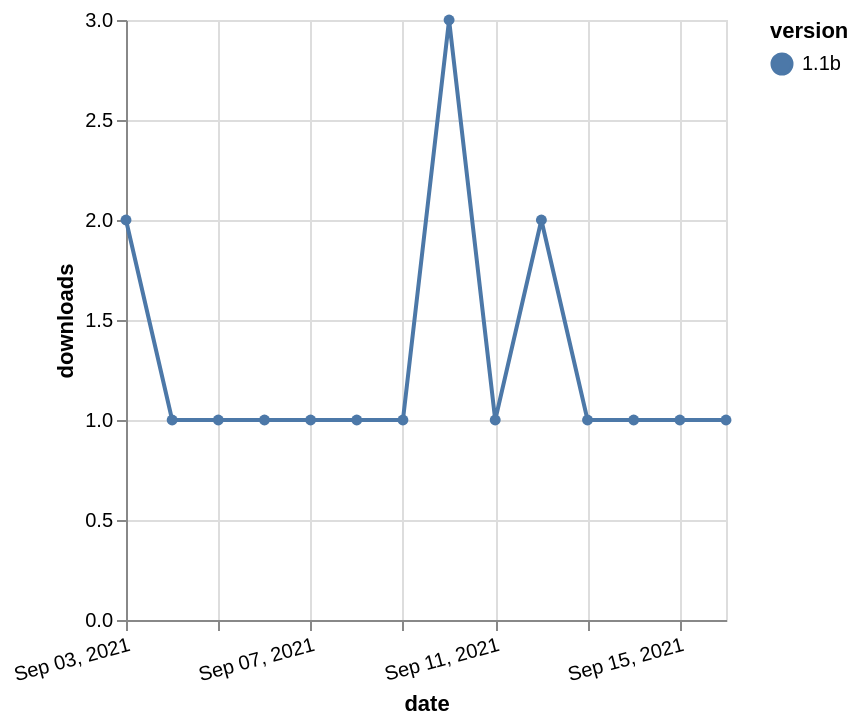

The specification (Vega-Lite) saved for this image:
### Vega-Lite specification from a JSON file in a GitHub repository (floating-point values rounded to 4 significant figures)
{"$schema": "https://vega.github.io/schema/vega-lite/v5.json", "description": "A simple bar chart with embedded data.", "data": {"values": [{"date": "2021-09-03", "total": 207, "delta": 2, "version": "1.1b"}, {"date": "2021-09-04", "total": 208, "delta": 1, "version": "1.1b"}, {"date": "2021-09-05", "total": 209, "delta": 1, "version": "1.1b"}, {"date": "2021-09-06", "total": 210, "delta": 1, "version": "1.1b"}, {"date": "2021-09-07", "total": 211, "delta": 1, "version": "1.1b"}, {"date": "2021-09-08", "total": 212, "delta": 1, "version": "1.1b"}, {"date": "2021-09-09", "total": 213, "delta": 1, "version": "1.1b"}, {"date": "2021-09-10", "total": 216, "delta": 3, "version": "1.1b"}, {"date": "2021-09-11", "total": 217, "delta": 1, "version": "1.1b"}, {"date": "2021-09-12", "total": 219, "delta": 2, "version": "1.1b"}, {"date": "2021-09-13", "total": 220, "delta": 1, "version": "1.1b"}, {"date": "2021-09-14", "total": 221, "delta": 1, "version": "1.1b"}, {"date": "2021-09-15", "total": 222, "delta": 1, "version": "1.1b"}, {"date": "2021-09-16", "total": 223, "delta": 1, "version": "1.1b"}]}, "width": "container", "mark": {"type": "line", "point": {"filled": true}}, "encoding": {"x": {"field": "date", "type": "temporal", "timeUnit": "yearmonthdate", "title": "date", "axis": {"labelAngle": -15}}, "y": {"field": "delta", "type": "quantitative", "title": "downloads"}, "color": {"field": "version", "type": "nominal"}, "tooltip": {"field": "delta"}}}
